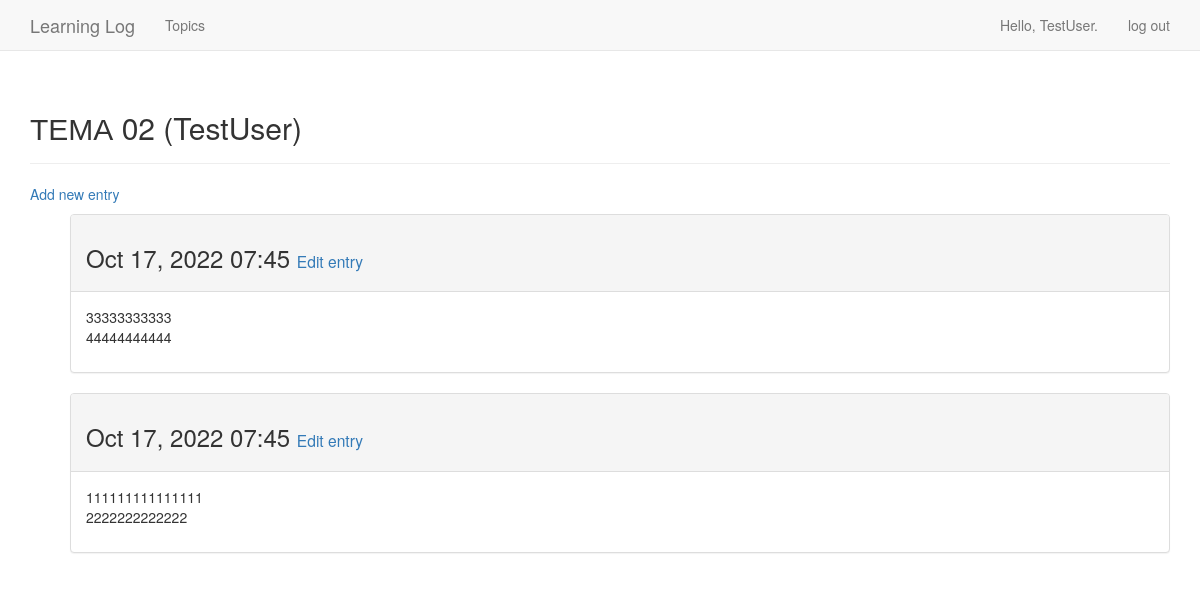
Screenshot of /topics/26/ (signed in) with the database file from the repository.
### learning_logs/models.py (models this page shows, shortened)
class Topic(models.Model):
    text       = models.CharField(max_length=200)
    date_added = models.DateTimeField(auto_now_add=True)
    owner = models.ForeignKey(User, on_delete=models.PROTECT)
    def __str__(self):
        return self.text
    '''
    We need to tell Django which attribute to use by default when
    it displays information about a topic. Django calls  __str__()
    method to display a simple representation of a model. Here we've
    written __str__() method that returns the string stored in
    the text attribute
    '''

class Entry(models.Model):
    text       = models.TextField()
    date_added = models.DateTimeField(auto_now_add=True)
    topic      = models.ForeignKey(Topic, on_delete=models.PROTECT)
    '''
    "ForeignKey" is a database term; it's a reference to another record
    in the database. This is the code that connects each entry to a specific
    topic. Each topic is assigned a key, or ID, when it's created. When Django
    needs to establish a connection between two pieces of data, it uses the
    key associated with each piece of information. We'll use these connections
    shortly to retrieve all the entries associated with a certain topic.
    '''
    class Meta:
        verbose_name_plural = 'entries'

### learning_logs/views.py (the view)
# urls.py: re_path(r'^topics/(?P<topic_id>\d+)/$', views.topic, name='topic'),
@login_required
def topic(request, topic_id):
    topic = Topic.objects.get(id=topic_id)
    if topic.owner != request.user:
       raise Http404
    entries = topic.entry_set.order_by('-date_added')
    context = {'topic': topic, 'entries': entries}
    return render(request, 'learning_logs/topic.html', context)

### learning_logs/templates/learning_logs/topic.html
{% extends 'learning_logs/base.html' %}
{% block header %}
  <h2>{{ topic }}</h2>
{% endblock header %}
{% block content %}
  <p>
    <a href="{% url 'learning_logs:new_entry' topic.id %}">Add new entry</a>
  </p>
  <ul>
  {% for entry in entries %}
    <div class="panel panel-default">
      <div class="panel-heading">
        <h3>
          {{ entry.date_added|date:'M d, Y H:i' }}
          <small>
            <a href="{% url 'learning_logs:edit_entry' entry.id %}">Edit entry</a>
          </small>
        </h3>
      </div>
      <div class="panel-body"> {{ entry.text|linebreaks }}</div>
    </div>
    {% empty %}
      There are no entries for this topic yet.
  {% endfor %}
{% endblock content %}

### learning_logs/templates/learning_logs/base.html (shortened to what this page needs)
{% load bootstrap3 %}
<!DOCTYPE html>
<html lang="en">
<head>
  {% bootstrap_css %}
</head>
<body>
  <nav class="navbar navbar-default navbar-static-top">
    <div class="container">
      <div class="navbar-header">
        <a class="navbar-brand" href="{% url 'learning_logs:index' %}">
           Learning Log
        </a>
      </div>
      <div id="navbar" class="navbar-collapse collapse">
        <ul class="nav navbar-nav">
          <li><a href="{% url 'learning_logs:topics' %}">Topics</a></li>
        </ul>
        <ul class="nav navbar-nav navbar-right">
          {% if user.is_authenticated %}
            <li><a>Hello, {{ user.username }}.</a></li>
            <li><a href="{% url 'users:logout' %}">log out</a></li>
          {% else %}
            <li><a href="{% url 'users:register' %}">register</a></li>
            <li><a href="{% url 'users:login' %}">log in</a></li>
          {% endif %}
        </ul>
      </div>
    </div>
  </nav>
  <div class="container">
    <div class="page-header">{% block header %}{% endblock header %}</div>
    <div> {% block content %}{% endblock content %} </div>
  </div>
</body>
</html>

### rows the page displays
Topic: text "ТЕМА 02 (TestUser)"
Entry: date_added "Oct 17, 2022 07:45", text "33333333333 44444444444"
Entry: date_added "Oct 17, 2022 07:45", text "111111111111111 2222222222222"

### other values shown
{{ user.username }} "TestUser"
